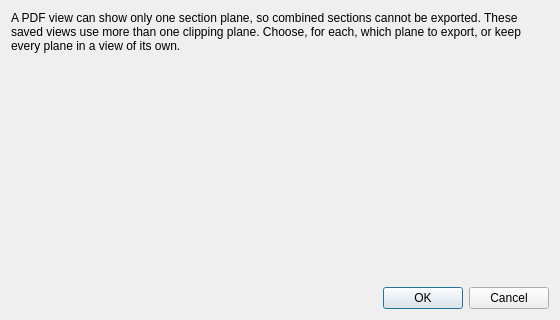
<?xml version="1.0" encoding="UTF-8"?>
<ui version="4.0">
 <class>Pdf3DSectionChoiceDialog</class>
 <widget class="QDialog" name="Pdf3DSectionChoiceDialog">
  <property name="geometry">
   <rect>
    <x>0</x>
    <y>0</y>
    <width>560</width>
    <height>320</height>
   </rect>
  </property>
  <property name="windowTitle">
   <string>Section views in the PDF</string>
  </property>
  <layout class="QVBoxLayout" name="verticalLayout">
   <item>
    <widget class="QLabel" name="introLabel">
     <property name="text">
      <string>A PDF view can show only one section plane, so combined sections cannot be exported. These saved views use more than one clipping plane. Choose, for each, which plane to export, or keep every plane in a view of its own.</string>
     </property>
     <property name="wordWrap">
      <bool>true</bool>
     </property>
    </widget>
   </item>
   <item>
    <widget class="QScrollArea" name="scrollArea">
     <property name="frameShape">
      <enum>QFrame::NoFrame</enum>
     </property>
     <property name="widgetResizable">
      <bool>true</bool>
     </property>
     <widget class="QWidget" name="rowsWidget">
      <property name="geometry">
       <rect>
        <x>0</x>
        <y>0</y>
        <width>540</width>
        <height>200</height>
       </rect>
      </property>
      <layout class="QFormLayout" name="formLayout"/>
     </widget>
    </widget>
   </item>
   <item>
    <widget class="QDialogButtonBox" name="buttonBox">
     <property name="standardButtons">
      <set>QDialogButtonBox::Cancel|QDialogButtonBox::Ok</set>
     </property>
    </widget>
   </item>
  </layout>
 </widget>
 <resources/>
 <connections>
  <connection>
   <sender>buttonBox</sender>
   <signal>accepted()</signal>
   <receiver>Pdf3DSectionChoiceDialog</receiver>
   <slot>accept()</slot>
  </connection>
  <connection>
   <sender>buttonBox</sender>
   <signal>rejected()</signal>
   <receiver>Pdf3DSectionChoiceDialog</receiver>
   <slot>reject()</slot>
  </connection>
 </connections>
</ui>
